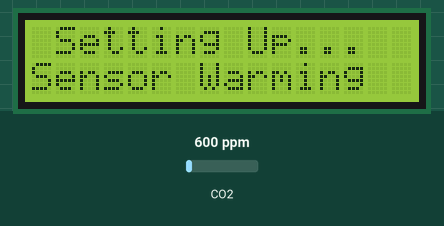
Recording of a sketch running on a simulated Arduino Uno, built with avr-gcc and run on an emulated ATmega328P. Shown: 16×2 character LCD. Inputs (shaded band) come from the test bench; at power-on: CO2 600 ppm. Storage starts empty; the modem accepts every AT command (registered, SIM ready, sends succeed) and sends nothing else; the audio player accepts every command and is not drawn; what the sketch prints to the serial monitor is not drawn.

Above: at 17.6 s.
At 18.7 s:
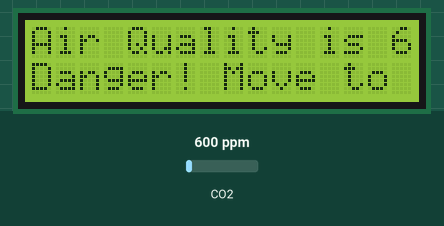
At 39.4 s:
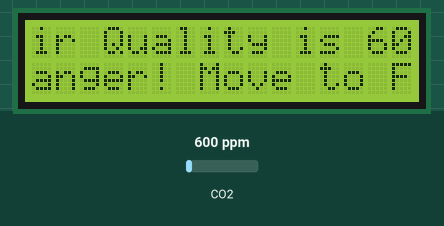
At 62.1 s:
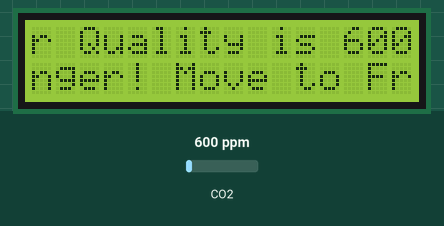
At 84.8 s:
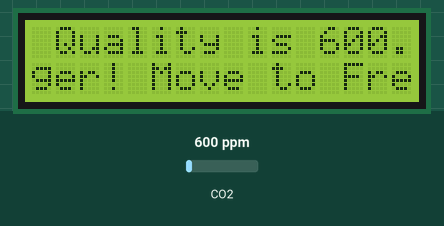
At 107.5 s:
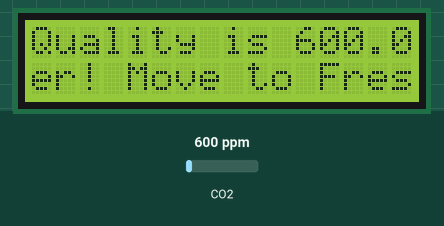

Measured:
- what the display in image 0 shows lasts 1.0 s, from 17.6 s to 18.6 s
- what the display in image 1 shows lasts 20.7 s, from 18.6 s to 39.3 s
- what the display in image 2 shows lasts 22.7 s, from 39.3 s to 62.0 s

The sketch:

Air_polution_Monitoring___Alert.ino
```cpp
#include <SoftwareSerial.h>

#include <SD.h>                           //include SD module library
#include <TMRpcm.h>                       //include speaker control library
#define SD_ChipSelectPin 4                //define CS pin
TMRpcm tmrpcm;

#include "MQ135.h"
SoftwareSerial esp8266(10,8);
SoftwareSerial mySerial(2, 3);
#define serialCommunicationSpeed 115200
#define DEBUG true

const int sensorPin= 0;

int air_quality;

#include <LiquidCrystal.h>

LiquidCrystal lcd(7,A1, A3, A2, A5, A4);

void setup()

{
  Serial.begin(serialCommunicationSpeed);
  esp8266.begin(serialCommunicationSpeed);
  mySerial.begin(serialCommunicationSpeed);
  InitWifiModule();

  tmrpcm.speakerPin = 9;
  if (!SD.begin(SD_ChipSelectPin)) {      //see if the card is present and can be initialized

    return;                               //don't do anything more if not
  }
  tmrpcm.setVolume(1);


  // pinMode(8, OUTPUT);

lcd.begin(16,2);

lcd.setCursor (0,0);

lcd.print (" Setting Up...");

lcd.setCursor (0,1);

lcd.print ("Sensor Warming ");

delay(1000);

pinMode(sensorPin, INPUT);

lcd.clear();
}

void loop()
{

MQ135 gasSensor = MQ135(A0);

float air_quality = gasSensor.getPPM();

  if(esp8266.available())
 {
    if(esp8266.find("+IPD,"))
    {

     int connectionId = esp8266.read()-48; /* We are subtracting 48 from the output because the read() function returns the ASCII decimal value and the first decimal number which is 0 starts at 48*/

     String webpage = "<h1>IOT Air Pollution Monitoring System</h1>";

       webpage += "<p><h2>";

       webpage+= " Air Quality is ";

       webpage+= air_quality;

       webpage+=" PPM";

       webpage += "<p>";

     if (air_quality<=20)

{

  webpage+= "Fresh Air";

}

else if(air_quality<=50 && air_quality>=20)

{

  webpage+= "Poor Air";

}


else if (air_quality>=30 )

{

webpage+= "Danger! Move to Fresh Air";

}


webpage += "</h2></p></body>";
     String cipSend = "AT+CIPSEND=";
     cipSend += connectionId;
     cipSend += ",";
     cipSend +=webpage.length();
     cipSend +="\r\n";

     sendData(cipSend,1000,DEBUG);
     sendData(webpage,1000,DEBUG);

//to be================
    cipSend = "AT+CIPSEND=";

     cipSend += connectionId;

     cipSend += ",";

     cipSend +=webpage.length();

     cipSend +="\r\n";
//to be=================

     String closeCommand = "AT+CIPCLOSE=";
     closeCommand+=connectionId; // append connection id
     closeCommand+="\r\n";
     sendData(closeCommand,3000,DEBUG);
    }
  }
  lcd.setCursor (0, 0);

lcd.print ("Air Quality is ");

lcd.print (air_quality);

lcd.print (" PPM ");

lcd.setCursor (0,1);

if (air_quality<=20)

{

lcd.print("Fresh Air");

// digitalWrite(8, LOW);

}

else if( air_quality>=50 && air_quality<=30 )

{

lcd.print("Poor Air, Open Windows");

// digitalWrite(8, HIGH );

}

else if (air_quality>=30 )

{

lcd.print("Danger! Move to Fresh Air");
SendMessage();
delay(3000);
SendMessage2();
// digitalWrite(8, HIGH);   // turn the LED on

tmrpcm.setVolume(4);
tmrpcm.play("1.wav");
delay(11500);
tmrpcm.setVolume(1);
}

lcd.scrollDisplayLeft();

delay(1000);
}

String sendData(String command, const int timeout, boolean debug)
{
    String response = "";
    esp8266.print(command);
    long int time = millis();
    while( (time+timeout) > millis())
    {
      while(esp8266.available())
      {
        char c = esp8266.read();
        response+=c;
      }
    }
    if(debug)
    {
      Serial.print(response);
    }
    return response;
}

void InitWifiModule()
{
  sendData("AT+RST\r\n", 2000, DEBUG);
  sendData("AT+CWJAP=\"ESP\",\"wifi0021\"\r\n", 2000, DEBUG);
  delay (3000);
  sendData("AT+CWMODE=1\r\n", 1500, DEBUG);
  delay (1500);
  sendData("AT+CIFSR\r\n", 1500, DEBUG);
  delay (1500);
  sendData("AT+CIPMUX=1\r\n", 1500, DEBUG);
  delay (1500);
  sendData("AT+CIPSERVER=1,80\r\n", 1500, DEBUG);


}


void SendMessage()
{
Serial.println("In send");
mySerial.println("AT+CMGF=1");
delay(1000);
mySerial.println("AT+CMGS=\"9143xxxxxx\"\r");
delay(1000);
mySerial.println("Danger! Move to Fresh Air");
delay(100);
mySerial.println((char)26);
delay(1000);
}
void SendMessage2(){
  Serial.println("In send");
mySerial.println("AT+CMGF=1");
delay(1000);
mySerial.println("AT+CMGS=\"9934xxxxxx\"\r");
delay(1000);
mySerial.println("Danger! Move to Fresh Air");
delay(100);
mySerial.println((char)26);
delay(1000);

}

void SendMessage3(){

}
```
